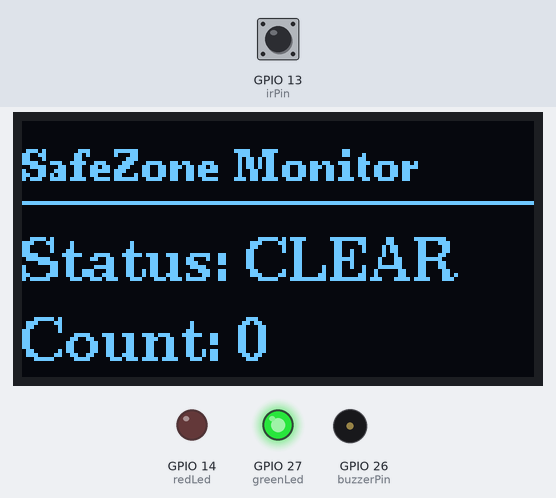
The sketch below on a simulated ESP32. Parts: 128×64 one-colour display, output pins drawn as LEDs (lit = HIGH), buzzer (waves = sounding). Inputs (shaded band) come from the test bench; at power-on: GPIO 13 (irPin) HIGH. What the sketch prints to the serial monitor is not drawn.

Above: at 3.2 s.
3.3 s: GPIO 13 (irPin) driven LOW
At 3.81 s:
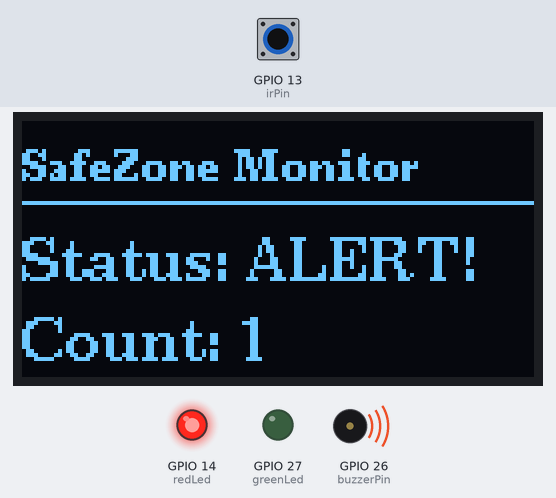
5.4 s: GPIO 13 (irPin) driven HIGH
At 6.7 s:
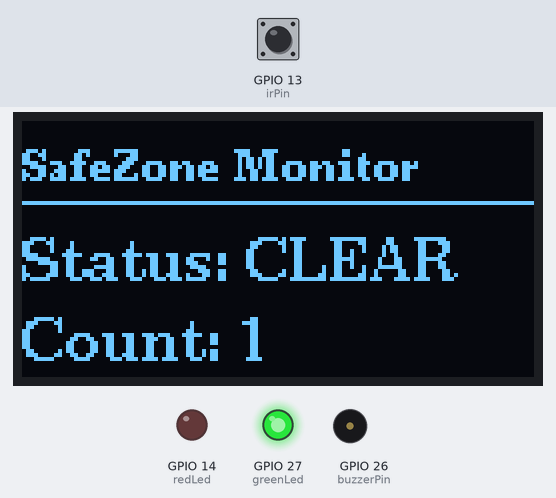
7.0 s: GPIO 13 (irPin) driven LOW
At 7.18 s:
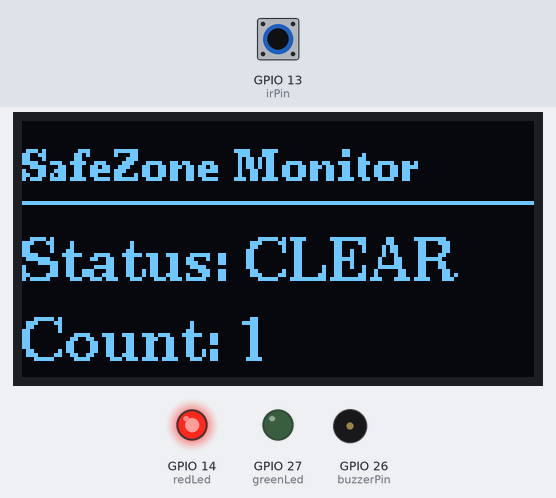
8.8 s: GPIO 13 (irPin) pulsed HIGH 2 times (0.12 s each, 0.3 s apart)
At 9.21 s:
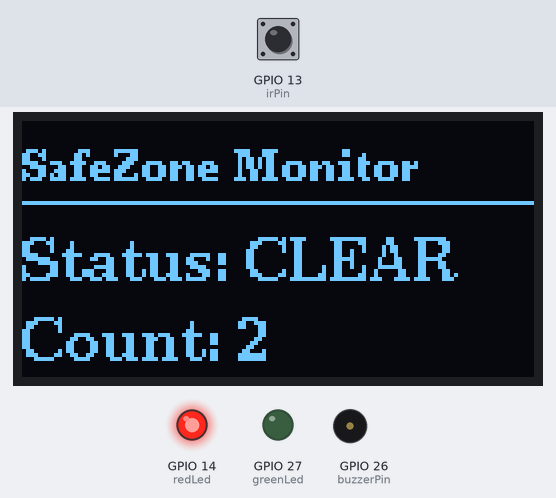
Timing chart, 0 to 11.9 s (numbered marks = the images above; inputs shaded):
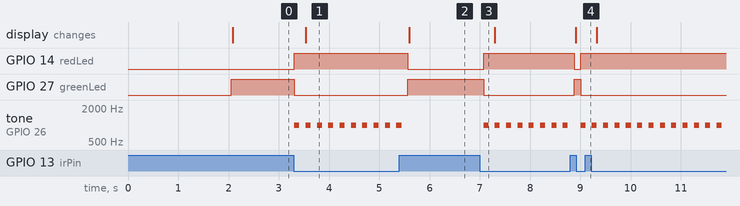

Measured:
- after the input at 3.3 s, GPIO 14 (redLed): LOW → HIGH at once; GPIO 27 (greenLed): HIGH → LOW at once; tone on GPIO 26 (buzzerPin): alternates 1000 Hz for 0.10 s and silent for 0.13 s, starting at once; the display: changes after 0.24 s (image 1)
- after the input at 5.4 s, GPIO 14 (redLed): HIGH → LOW after 0.17 s; GPIO 27 (greenLed): LOW → HIGH after 0.17 s; tone on GPIO 26 (buzzerPin): goes on until 5.4 s, then stays silent; the display: changes after 0.19 s (image 2)
- after the input at 7.0 s, GPIO 14 (redLed): LOW → HIGH after 0.08 s; GPIO 27 (greenLed): HIGH → LOW after 0.08 s; tone on GPIO 26 (buzzerPin): alternates 1000 Hz for 0.10 s and silent for 0.13 s, starting after 0.08 s
- after the input at 8.8 s, GPIO 14 (redLed): HIGH → LOW after 0.08 s, → HIGH 0.13 s later; GPIO 27 (greenLed): LOW → HIGH after 0.08 s, → LOW 0.13 s later; the display: changes after 0.11 s (image 4)

The sketch:

code.ino
```cpp
#include <U8g2lib.h>
#include <Wire.h>

// Initialize the 1.3-inch OLED (SH1106 via I2C)
U8G2_SH1106_128X64_NONAME_F_HW_I2C u8g2(U8G2_R0, U8X8_PIN_NONE);

// Define Hardware Pins
const int irPin = 13;        // IR Sensor OUT pin connected to GPIO 13
const int redLed = 14;       // Red LED connected to GPIO 14
const int greenLed = 27;     // Green LED connected to GPIO 27
const int buzzerPin = 26;    // 3-Leg Buzzer Signal (S) pin connected to GPIO 26

// Variables for counting obstacles
int obstacleCount = 0;
bool isObstaclePresent = false;

// Declaration of custom function
void updateDisplay(String statusText, int count);

void setup() {
  Serial.begin(115200);

  // Setup Pins
  pinMode(irPin, INPUT);
  pinMode(redLed, OUTPUT);
  pinMode(greenLed, OUTPUT);
  pinMode(buzzerPin, OUTPUT); // Configure buzzer signal pin as OUTPUT

  // Initial State: All OFF
  digitalWrite(redLed, LOW);
  digitalWrite(greenLed, LOW);
  noTone(buzzerPin);          // Ensure the 3-leg buzzer is completely silent at startup

  // Initialize the OLED Display
  u8g2.begin();

  // Show a welcome screen
  u8g2.clearBuffer();
  u8g2.setFont(u8g2_font_ncenB08_tr);	// Choose a suitable font
  u8g2.drawStr(15, 30, "SafeZone System");
  u8g2.drawStr(30, 45, "Initializing...");
  u8g2.sendBuffer();
  delay(2000); // Show welcome screen for 2 seconds
}

void loop() {
  int sensorState = digitalRead(irPin);

  // --- LOGIC BLOCK ---
  if (sensorState == LOW) {
    // Obstacle Detected

    // Only increase count if this is a NEW obstacle
    if (isObstaclePresent == false) {
      obstacleCount++;
      isObstaclePresent = true;
      Serial.print("Obstacle Count: ");
      Serial.println(obstacleCount);
    }

    digitalWrite(greenLed, LOW);
    digitalWrite(redLed, HIGH);

    // 3-Leg Buzzer Beep using tone()
    tone(buzzerPin, 1000);        // Send 1000Hz frequency to generate beep
    delay(100);                   // Beep for 0.1 seconds
    noTone(buzzerPin);            // Turn OFF the sound
    delay(100);                   // Silence for 0.1 seconds

    // Update Display for ALERT
    updateDisplay("ALERT!", obstacleCount);

  } else {
    // No Obstacle (Path is Clear)
    isObstaclePresent = false;

    digitalWrite(redLed, LOW);
    noTone(buzzerPin);            // Keep the 3-leg buzzer strictly OFF
    digitalWrite(greenLed, HIGH);

    // Update Display for SAFE
    updateDisplay("CLEAR", obstacleCount);
    delay(100);                   // Small delay to stabilize readings
  }
}

// --- CUSTOM FUNCTION TO UPDATE THE OLED ---
void updateDisplay(String statusText, int count) {
  u8g2.clearBuffer(); // Clear internal memory

  // 1. Draw Title
  u8g2.setFont(u8g2_font_ncenB08_tr);
  u8g2.drawStr(0, 15, "SafeZone Monitor");
  u8g2.drawLine(0, 20, 128, 20);

  // 2. Draw Status
  u8g2.setFont(u8g2_font_ncenB10_tr);
  u8g2.setCursor(0, 40);
  u8g2.print("Status: ");
  u8g2.print(statusText);

  // 3. Draw Counter
  u8g2.setCursor(0, 60);
  u8g2.print("Count: ");
  u8g2.print(count);

  u8g2.sendBuffer();
}
```
